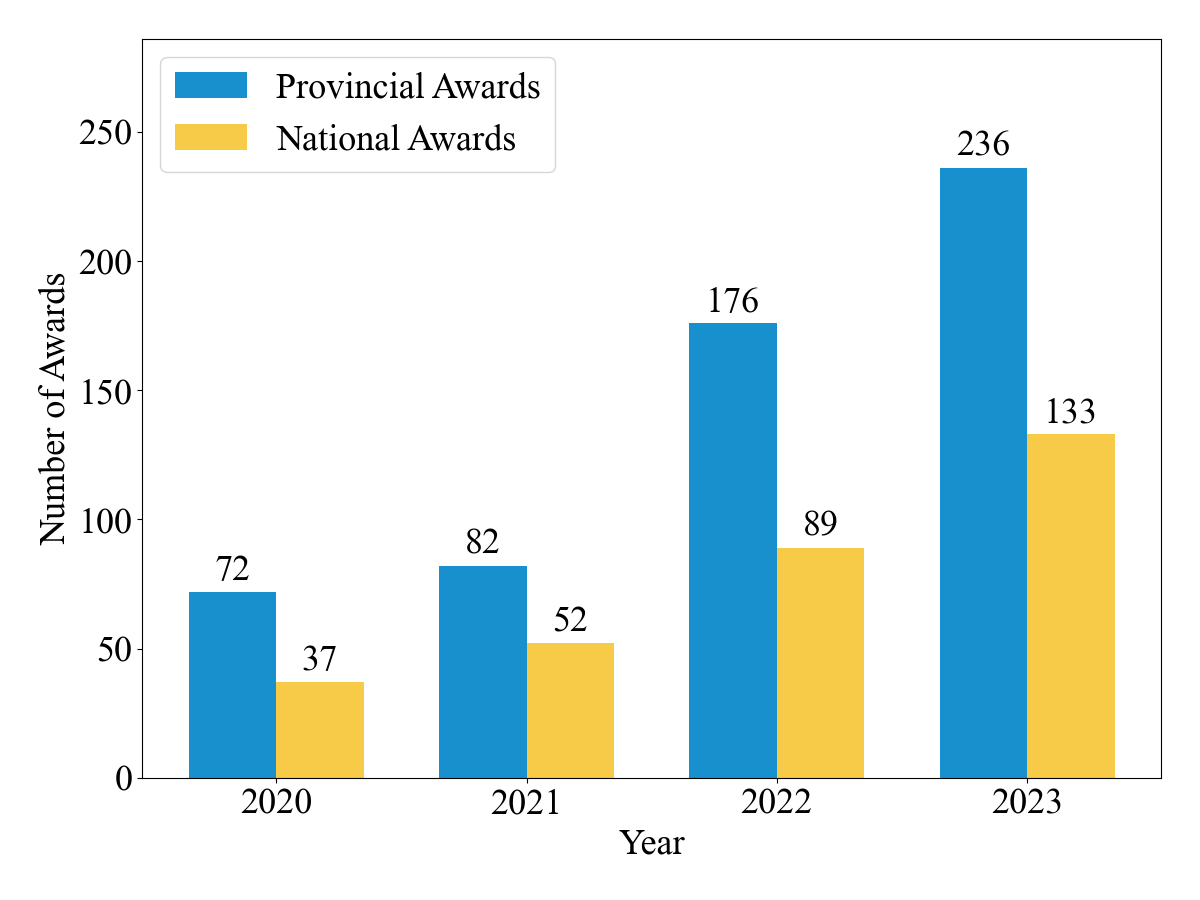

Recreate this plot in Python.
import matplotlib
matplotlib.use('TkAgg')  # Ensure compatibility with GUI environments
import matplotlib.pyplot as plt
import numpy as np

# Adjust font sizes for better readability
plt.rcParams['font.size'] = 26
plt.rcParams['axes.unicode_minus'] = False
plt.rc('font',family='Times New Roman')

# Data preparation
years = ["2020", "2021", "2022", "2023"]
provincial_awards = np.array([72, 82, 176, 236])
national_awards = np.array([37, 52, 89, 133])
x = np.arange(len(years))

# Plotting
plt.figure(figsize=(12, 9))
bar_width = 0.35

# Colors for each bar
color1 = (25/255, 144/255, 206/255)  # Yellow for Provincial Awards
color2 = (247/255, 202/255, 71/255)   # Red for National Awards

# Plot bars
rects1 = plt.bar(x - bar_width/2, provincial_awards, bar_width, label='Provincial Awards', color=color1)
rects2 = plt.bar(x + bar_width/2, national_awards, bar_width, label='National Awards', color=color2)

# Adjust y-axis limit
plt.ylim(0, max(provincial_awards.max(), national_awards.max()) + 50)

# Add text for labels, title, and custom x-axis tick labels, etc.
plt.xlabel('Year')
plt.ylabel('Number of Awards')
plt.xticks(x, years)
plt.legend()

# Function to add labels on top of the bars
def add_labels(rects):
    for rect in rects:
        height = rect.get_height()
        plt.annotate('{}'.format(height),
                     xy=(rect.get_x() + rect.get_width() / 2, height),
                     xytext=(0, 3),  # 3 points vertical offset
                     textcoords="offset points",
                     ha='center', va='bottom',
                     fontsize=26)

# Call the function to add labels
add_labels(rects1)
add_labels(rects2)

plt.tight_layout()
plt.savefig('./reward.png')  # Save the figure with updated color scheme
plt.show()
